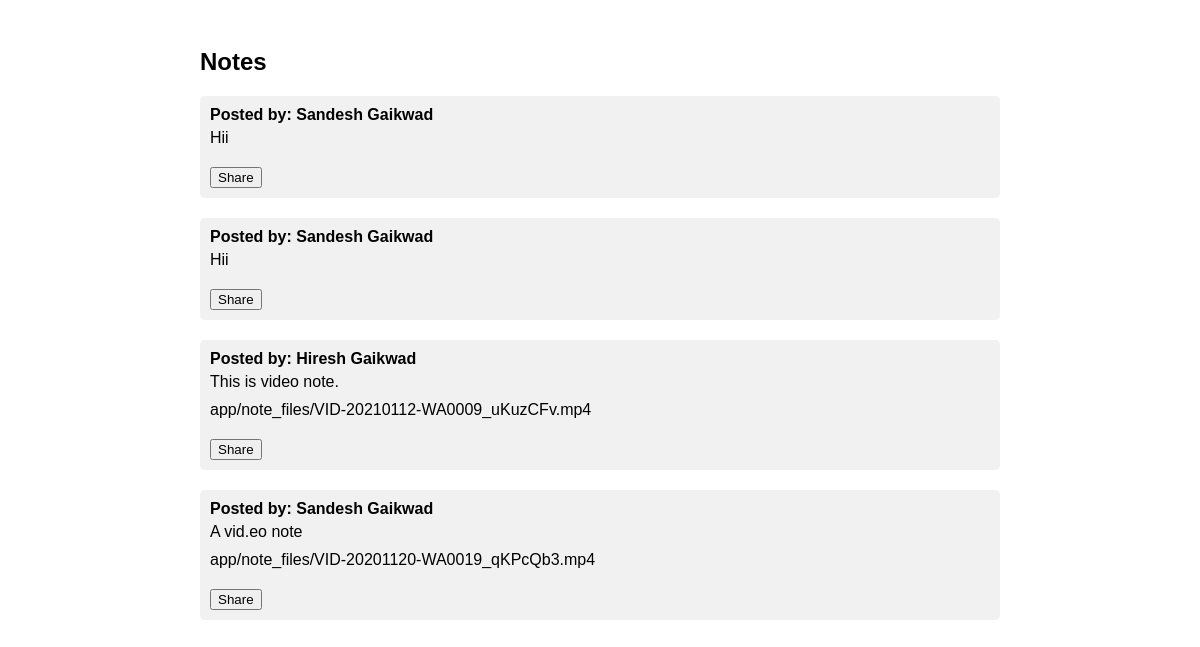
The app's page /notes/ with its own data.
### app/models.py (models this page shows, shortened)
class Note(models.Model):
    NOTE_TYPES = [
        ('text', 'Text'),
        ('audio', 'Audio'),
        ('video', 'Video'),
    ]
    type = models.CharField(max_length=10, choices=NOTE_TYPES)
    content = models.TextField()
    name = models.CharField(max_length=100)
    note_file = models.FileField(upload_to='app/note_files', null=True, blank=True)

### app/views.py (the view)
# urls.py: path('notes/',views.Notes,name="notes"),
def Notes(request):
    all_notes = Note.objects.all()
    return render(request, 'app/notes.html', {'all_notes': all_notes})

### app/templates/app/notes.html (shortened to what this page needs)
<!DOCTYPE html>
<html>
<head>
</head>
<body>
    <div class="container">
        <h2>Notes</h2>
        {% for note in all_notes %}
        <div class="note">
            <div class="user">Posted by: {{ note.name }}</div>
            <div class="content">{{ note.content }}</div>
            <div class="file">{{ note.note_file }}</div>
            <button class="share-button" onclick="showUserList({{ note.id }})">Share</button>
        </div>
        {% empty %}
        <p>No notes found.</p>
        {% endfor %}
    </div>
</body>
</html>

### app/templates/app/notes.html (style rules this page uses)
body { font-family: Arial, sans-serif; }
.container { max-width: 800px; margin: 0 auto; padding: 20px; }
.note { margin-bottom: 20px; padding: 10px; background-color: #f1f1f1; border-radius: 5px; }
.note .user { font-weight: bold; margin-bottom: 5px; }
.note .content { margin-bottom: 10px; }
.note .file { margin-bottom: 10px; }
.share-button { margin-top: 10px; }

### records on screen
Note: name "Sandesh Gaikwad", content "Hii"
Note: name "Sandesh Gaikwad", content "Hii"
Note: name "Hiresh Gaikwad", content "This is video note.", note_file "app/note_files/VID-20210112-WA0009_uKuzCFv.mp4"
Note: name "Sandesh Gaikwad", content "A vid.eo note", note_file "app/note_files/VID-20201120-WA0019_qKPcQb3.mp4"
